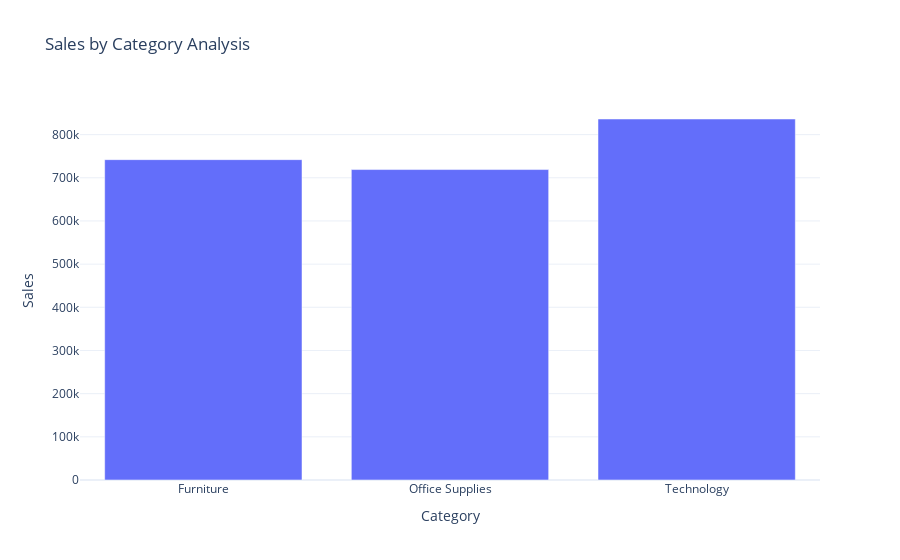

Notebook code for this chart:
### Code cell
fig.show()

### Figure 1 — Plotly figure (JSON) as saved in the notebook; plotly's stock layout.template omitted (floating-point values rounded to 4 significant figures)
{"data": [{"alignmentgroup": "True", "hovertemplate": "Category=%{x}<br>Sales=%{y}<extra></extra>", "legendgroup": "", "marker": {"color": "#636efa", "pattern": {"shape": ""}}, "name": "", "offsetgroup": "", "orientation": "v", "showlegend": false, "textposition": "auto", "type": "bar", "x": ["Furniture", "Office Supplies", "Technology"], "xaxis": "x", "y": [742000.0, 719000.0, 836200.0], "yaxis": "y"}], "layout": {"barmode": "relative", "legend": {"tracegroupgap": 0}, "title": {"text": "Sales by Category Analysis"}, "xaxis": {"anchor": "y", "domain": [0, 1], "title": {"text": "Category"}}, "yaxis": {"anchor": "x", "domain": [0, 1], "title": {"text": "Sales"}}}}
